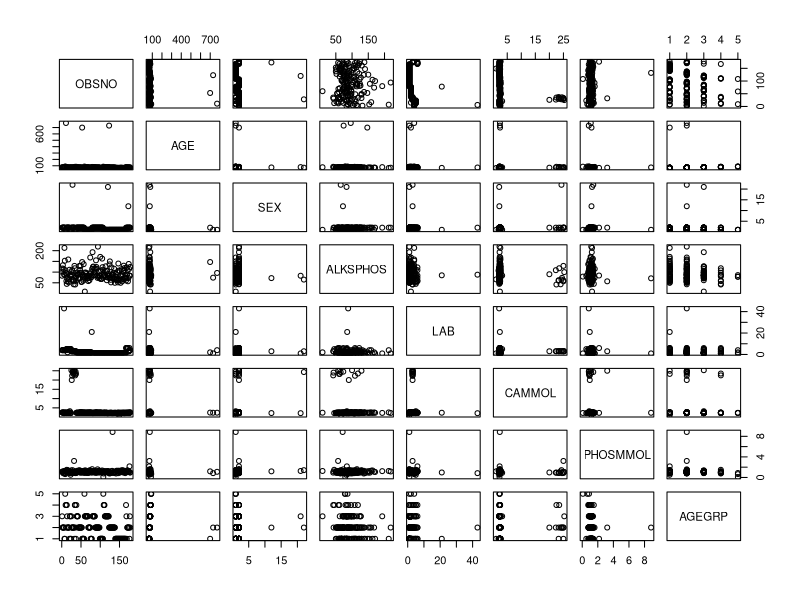
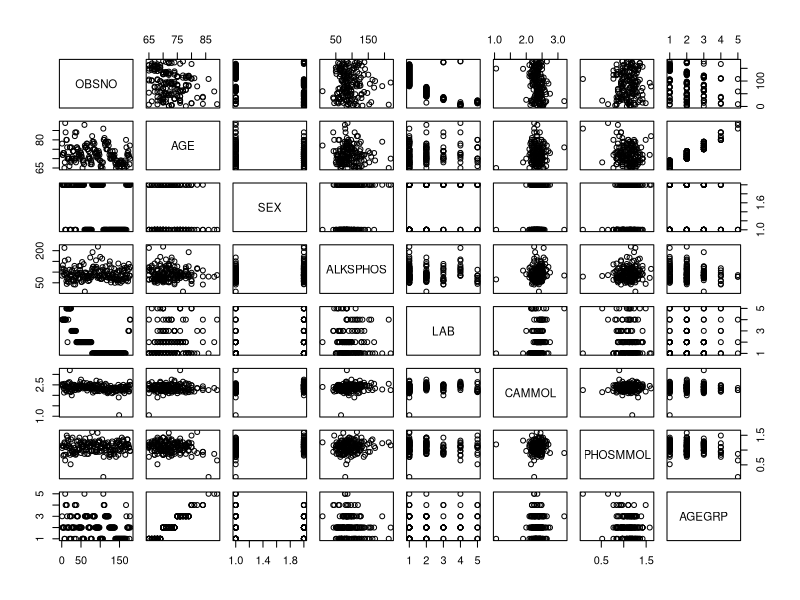

Write the R code that produced these figures, in order. (Note: this script raises an error after producing the figures.)
data = read.table('calcium.dat.txt', na.strings="_", header=TRUE)
# exploration
pairs(data)
# data preparation
data[!is.na(data$AGE) & !(data$AGE <= 110),]$AGE<-NA
data[!is.na(data$SEX) & !(data$SEX == 1|data$SEX ==2),]$SEX<-NA
data[!is.na(data$LAB) & !(data$LAB < 6),]$LAB<-NA
data[!is.na(data$PHOSMMOL) & !(data$PHOSMMOL < 2),]$PHOSMMOL<-NA
data$CAMMOL[!is.na(data$CAMMOL) & (data$CAMMOL > 10)] <- (data$CAMMOL[!is.na(data$CAMMOL) & (data$CAMMOL > 10)])/10
data$SEX <- as.factor(data$SEX)
data$LAB <- as.factor(data$LAB)
data$AGEGRP <- as.factor(data$AGEGRP)
# exploration
pairs(data)
summary(data$AGEGRP)
# data preperation, replace NA with mean
sex = data$SEX
sex[is.na(sex)]<-mean(na.omit(data$SEX))
lab = data$LAB
lab[is.na(lab)]<-mean(na.omit(data$LAB))
cammol = data$CAMMOL
cammol[is.na(cammol)]<-mean(na.omit(data$CAMMOL))
alksphos = data$ALKSPHOS
alksphos[is.na(alksphos)]<-mean(na.omit(data$ALKSPHOS))
phosmmol = data$PHOSMMOL
phosmmol[is.na(phosmmol)]<-mean(na.omit(data$PHOSMMOL))
# data preperation, make sex M and F instead of 1 and 2
Sex = as.character(sex)
Sex[sex == 1] = "M"
Sex[sex == 2] = "F"
Sex = as.factor(Sex)
AgeGroup = AGEGRP
# interaction plots
interaction.plot(lab,Sex,cammol)
interaction.plot(lab,Sex,alksphos)
interaction.plot(lab,Sex,phosmmol)
interaction.plot(AgeGroup,Sex,cammol)
interaction.plot(AgeGroup,Sex,alksphos)
interaction.plot(AgeGroup,Sex,phosmmol)
# step down linear regression
#ALKSPHOS
summary(lm(ALKSPHOS~AGE+SEX+LAB+AGEGRP,data=data))
summary(lm(ALKSPHOS~AGE+SEX+LAB,data=data))
summary(lm(ALKSPHOS~SEX+LAB,data=data))
#CAMMOL
summary(lm(CAMMOL~AGE+SEX+LAB+AGEGRP,data=data))
summary(lm(CAMMOL~AGE+SEX+LAB,data=data))
summary(lm(CAMMOL~SEX+LAB,data=data))
#PHOSMMOL
summary(lm(PHOSMMOL~AGE+SEX+LAB+AGEGRP,data=data))
summary(lm(PHOSMMOL~AGE+SEX+LAB,data=data))
summary(lm(PHOSMMOL~AGE+SEX,data=data))
